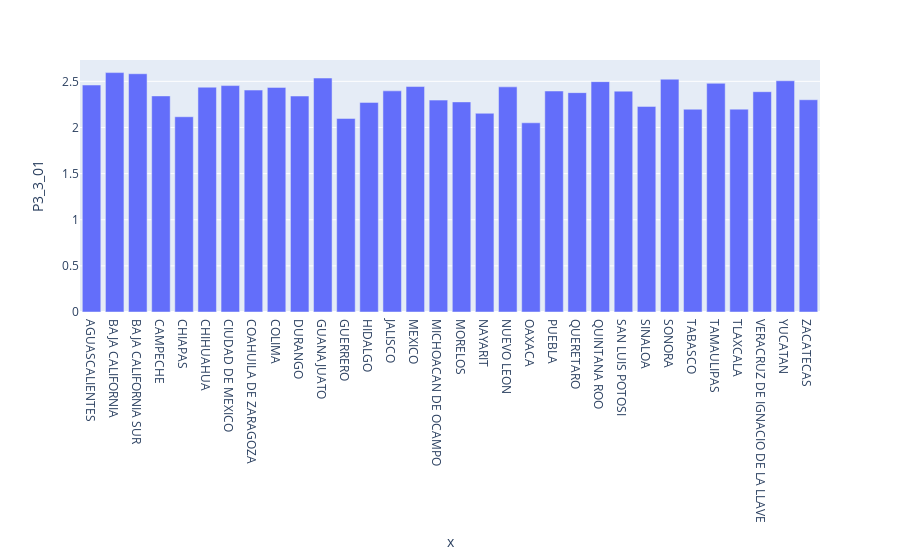

The code cell stored with this chart in its notebook:
### Code cell
fig = px.bar(nmeans.sort_index(ascending=True), x=nmeans.index, y='P3_3_01')
fig.show()

### Figure 1 — Plotly figure (JSON) as saved in the notebook; plotly's stock layout.template omitted (floating-point values rounded to 4 significant figures)
{"data": [{"hovertemplate": "x=%{x}<br>P3_3_01=%{y}<extra></extra>", "legendgroup": "", "marker": {"color": "#636efa", "pattern": {"shape": ""}}, "name": "", "orientation": "v", "showlegend": false, "textposition": "auto", "type": "bar", "x": ["AGUASCALIENTES", "BAJA CALIFORNIA", "BAJA CALIFORNIA SUR", "CAMPECHE", "CHIAPAS", "CHIHUAHUA", "CIUDAD DE MEXICO", "COAHUILA DE ZARAGOZA", "COLIMA", "DURANGO", "GUANAJUATO", "GUERRERO", "HIDALGO", "JALISCO", "MEXICO", "MICHOACAN DE OCAMPO", "MORELOS", "NAYARIT", "NUEVO LEON", "OAXACA", "PUEBLA", "QUERETARO", "QUINTANA ROO", "SAN LUIS POTOSI", "SINALOA", "SONORA", "TABASCO", "TAMAULIPAS", "TLAXCALA", "VERACRUZ DE IGNACIO DE LA LLAVE", "YUCATAN", "ZACATECAS"], "xaxis": "x", "y": [2.46, 2.595, 2.582, 2.342, 2.116, 2.436, 2.454, 2.405, 2.434, 2.341, 2.536, 2.098, 2.272, 2.397, 2.444, 2.296, 2.277, 2.154, 2.44, 2.051, 2.395, 2.377, 2.497, 2.394, 2.228, 2.523, 2.198, 2.479, 2.199, 2.388, 2.506, 2.3], "yaxis": "y"}], "layout": {"barmode": "relative", "legend": {"tracegroupgap": 0}, "margin": {"t": 60}, "xaxis": {"anchor": "y", "domain": [0, 1], "title": {"text": "x"}}, "yaxis": {"anchor": "x", "domain": [0, 1], "title": {"text": "P3_3_01"}}}}
